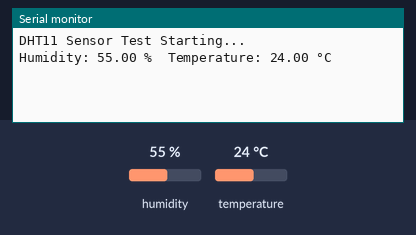
The sketch below on a simulated ESP8266 (NodeMCU). Shown: the last lines printed to the serial monitor. The test bench sets the inputs (shaded band); at power-on: humidity 55 %, temperature 24 °C.

Above: at 3.2 s.
3.3 s: humidity set to 22 %
At 4.4 s:
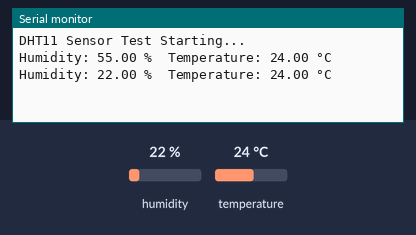
6.0 s: temperature set to 12 °C
At 6.8 s:
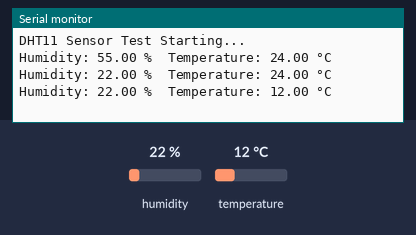
8.7 s: humidity set to 40 %
At 11.6 s:
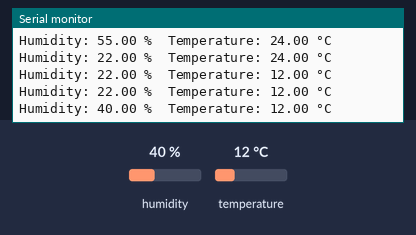
Timing chart, 0 to 13.1 s (numbered marks = the images above; inputs shaded):
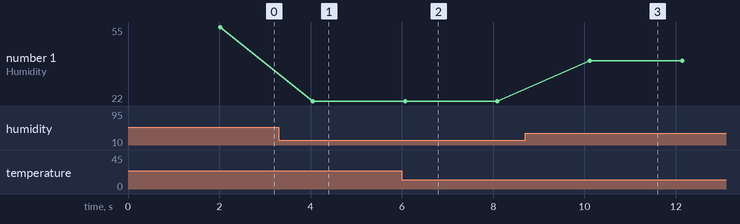

Measured:
- after the input at 3.3 s, the serial monitor: prints a new line after 0.75 s (image 1)
- after the input at 6.0 s, the serial monitor: prints a new line after 0.07 s (image 2)
- after the input at 8.7 s, the serial monitor: prints a new line after 1.4 s (image 3)
- plotted number 1: 55 → 22 after the input at 3.3 s, 22 → 40 after the input at 8.7 s

The sketch:

OnlySensor_DHT11__1_.ino
```cpp
#include <DHT.h>

#define DHTPIN D4       // Connect DHT DATA to D4 (GPIO2)
#define DHTTYPE DHT11

DHT dht(DHTPIN, DHTTYPE);

void setup() {
  Serial.begin(9600);
  delay(2000);          // Let serial monitor settle
  dht.begin();
  Serial.println("DHT11 Sensor Test Starting...");
}

void loop() {
  float h = dht.readHumidity();
  float t = dht.readTemperature();

  if (isnan(h) || isnan(t)) {
    Serial.println("Failed to read from DHT11 sensor!");
  } else {
    Serial.print("Humidity: ");
    Serial.print(h);
    Serial.print(" %\tTemperature: ");
    Serial.print(t);
    Serial.println(" °C");
  }

  delay(2000);
}

/*
void setup() {
  Serial.begin(9600);        // Start Serial at 9600 baud
  delay(1000);               // Give some time for Serial to start
  Serial.println("Hello from NodeMCU!");
}

void loop() {
  Serial.println("Looping...");
  delay(1000);
}*/
```
